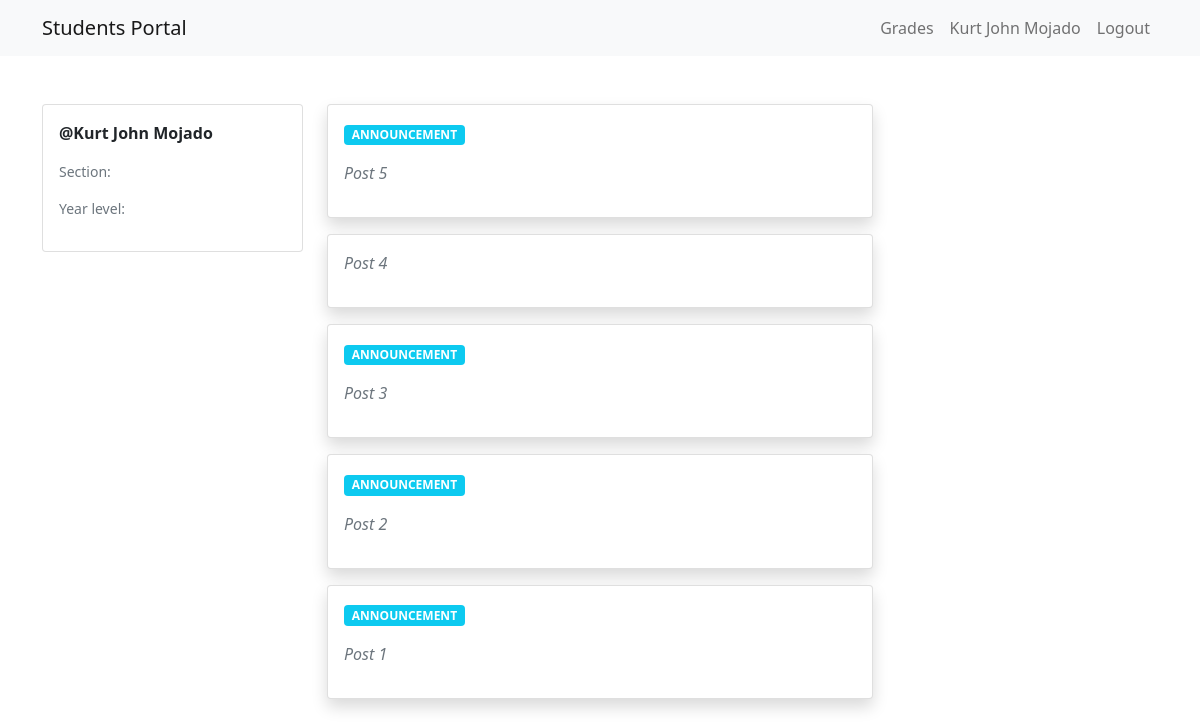
Page /student-views/ (signed in) on the committed database.
### tables this page shows
CREATE TABLE `posts` (
  `id` int(11) NOT NULL,
  `post` varchar(255) NOT NULL,
  `type` varchar(255) NOT NULL,
  `admin_id` varchar(255) NOT NULL
);

### functions/student-logic.php (called while the page is built, shortened)
<?php
function show($table_name){
    $conn = connect();
    $sql = "SELECT  * FROM $table_name ORDER BY id DESC";
    $result = $conn->query($sql);
    if($result->num_rows > 0){
       $rows = array();
       while($row  = $result->fetch_assoc()){
           $rows[] = $row;
       }
       return $rows;
    }else{
        return FALSE;
    }
}
?>

### student-views/index.php (the view, shortened to what this page needs)
<?php
include '../functions/student-logic.php';
include 'navbar-student.php';
?>
<main class="my-5">
    <div class="container">
        <div class="row">
            <div class="col-3">
                <div class="card">
                    <div class="card-body">
                        <p class="fw-bold">@<?php echo $_SESSION['fullname'] ?></p>
                        <p class="text-muted small">Section: <?php echo $_SESSION['section'] ?></p>
                        <p class="text-muted small">Year level: <?php echo $_SESSION['year'] ?></p>
                    </div>
                </div>
            </div>
            <div class="col-6">
                <?php if (!empty(show('posts'))) : ?>
                    <?php foreach (show('posts') as $row) : ?>
                        <div class="card shadow mb-3">
                            <div class="card-body">
                                <p class="badge bg-info"><?php echo $row['type'] ?></p>
                                <p class="text-muted fst-italic">
                                <?php echo $row['post'] ?>
                                </p>
                            </div>
                        </div>
                    <?php endforeach; ?>
                <?php else : ?>
                    <div class="alert alert-secondary">NO POSTS OR ANNOUNCEMENTS YET</div>
                <?php endif; ?>
            </div>
            <div class="col-3">
            </div>
        </div>
    </div>
</main>

### rows in the picture
posts: type "ANNOUNCEMENT", post "Post 5"
posts: post "Post 4"
posts: type "ANNOUNCEMENT", post "Post 3"
posts: type "ANNOUNCEMENT", post "Post 2"
posts: type "ANNOUNCEMENT", post "Post 1"

### other values in the picture
$_SESSION['fullname'] "Kurt John Mojado"
